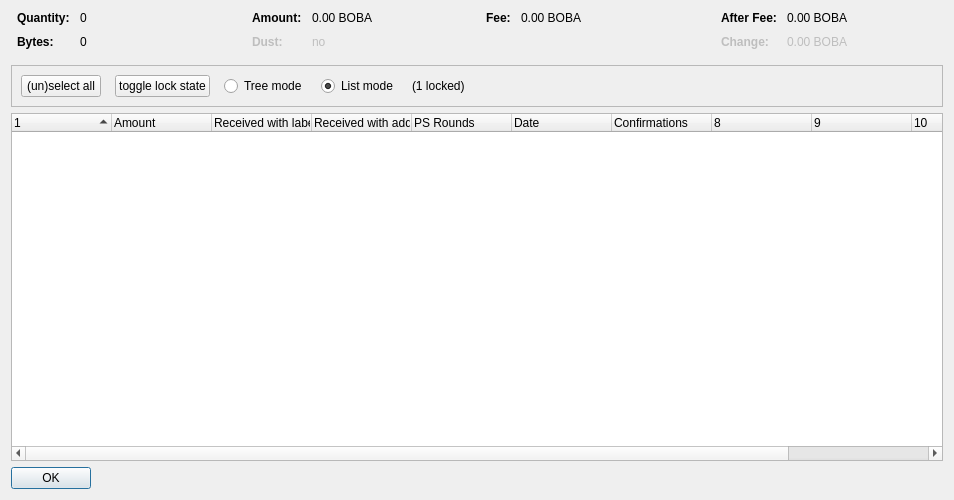
<?xml version="1.0" encoding="UTF-8"?>
<ui version="4.0">
 <class>CoinControlDialog</class>
 <widget class="QDialog" name="CoinControlDialog">
  <property name="geometry">
   <rect>
    <x>0</x>
    <y>0</y>
    <width>954</width>
    <height>500</height>
   </rect>
  </property>
  <property name="windowTitle">
   <string>Coin Selection</string>
  </property>
  <layout class="QVBoxLayout" name="verticalLayout">
   <item>
    <layout class="QHBoxLayout" name="horizontalLayoutTop" stretch="0,0,0,0">
     <property name="topMargin">
      <number>0</number>
     </property>
     <property name="bottomMargin">
      <number>10</number>
     </property>
     <item>
      <layout class="QFormLayout" name="formLayoutCoinControl1">
       <property name="horizontalSpacing">
        <number>10</number>
       </property>
       <property name="verticalSpacing">
        <number>10</number>
       </property>
       <property name="leftMargin">
        <number>6</number>
       </property>
       <property name="rightMargin">
        <number>6</number>
       </property>
       <item row="0" column="0">
        <widget class="QLabel" name="labelCoinControlQuantityText">
         <property name="font">
          <font>
           <weight>75</weight>
           <bold>true</bold>
          </font>
         </property>
         <property name="text">
          <string>Quantity:</string>
         </property>
        </widget>
       </item>
       <item row="0" column="1">
        <widget class="QLabel" name="labelCoinControlQuantity">
         <property name="cursor">
          <cursorShape>IBeamCursor</cursorShape>
         </property>
         <property name="contextMenuPolicy">
          <enum>Qt::ActionsContextMenu</enum>
         </property>
         <property name="text">
          <string notr="true">0</string>
         </property>
         <property name="textInteractionFlags">
          <set>Qt::LinksAccessibleByMouse|Qt::TextSelectableByKeyboard|Qt::TextSelectableByMouse</set>
         </property>
        </widget>
       </item>
       <item row="1" column="0">
        <widget class="QLabel" name="labelCoinControlBytesText">
         <property name="font">
          <font>
           <weight>75</weight>
           <bold>true</bold>
          </font>
         </property>
         <property name="text">
          <string>Bytes:</string>
         </property>
        </widget>
       </item>
       <item row="1" column="1">
        <widget class="QLabel" name="labelCoinControlBytes">
         <property name="cursor">
          <cursorShape>IBeamCursor</cursorShape>
         </property>
         <property name="contextMenuPolicy">
          <enum>Qt::ActionsContextMenu</enum>
         </property>
         <property name="text">
          <string notr="true">0</string>
         </property>
         <property name="textInteractionFlags">
          <set>Qt::LinksAccessibleByMouse|Qt::TextSelectableByKeyboard|Qt::TextSelectableByMouse</set>
         </property>
        </widget>
       </item>
      </layout>
     </item>
     <item>
      <layout class="QFormLayout" name="formLayoutCoinControl2">
       <property name="horizontalSpacing">
        <number>10</number>
       </property>
       <property name="verticalSpacing">
        <number>10</number>
       </property>
       <property name="leftMargin">
        <number>6</number>
       </property>
       <property name="rightMargin">
        <number>6</number>
       </property>
       <item row="0" column="0">
        <widget class="QLabel" name="labelCoinControlAmountText">
         <property name="font">
          <font>
           <weight>75</weight>
           <bold>true</bold>
          </font>
         </property>
         <property name="text">
          <string>Amount:</string>
         </property>
        </widget>
       </item>
       <item row="0" column="1">
        <widget class="QLabel" name="labelCoinControlAmount">
         <property name="cursor">
          <cursorShape>IBeamCursor</cursorShape>
         </property>
         <property name="contextMenuPolicy">
          <enum>Qt::ActionsContextMenu</enum>
         </property>
         <property name="text">
          <string notr="true">0.00 BOBA</string>
         </property>
         <property name="textInteractionFlags">
          <set>Qt::LinksAccessibleByMouse|Qt::TextSelectableByKeyboard|Qt::TextSelectableByMouse</set>
         </property>
        </widget>
       </item>
       <item row="1" column="0">
        <widget class="QLabel" name="labelCoinControlLowOutputText">
         <property name="enabled">
          <bool>false</bool>
         </property>
         <property name="font">
          <font>
           <weight>75</weight>
           <bold>true</bold>
          </font>
         </property>
         <property name="text">
          <string>Dust:</string>
         </property>
        </widget>
       </item>
       <item row="1" column="1">
        <widget class="QLabel" name="labelCoinControlLowOutput">
         <property name="enabled">
          <bool>false</bool>
         </property>
         <property name="cursor">
          <cursorShape>IBeamCursor</cursorShape>
         </property>
         <property name="contextMenuPolicy">
          <enum>Qt::ActionsContextMenu</enum>
         </property>
         <property name="text">
          <string notr="true">no</string>
         </property>
         <property name="textInteractionFlags">
          <set>Qt::LinksAccessibleByMouse|Qt::TextSelectableByKeyboard|Qt::TextSelectableByMouse</set>
         </property>
        </widget>
       </item>
      </layout>
     </item>
     <item>
      <layout class="QFormLayout" name="formLayoutCoinControl3">
       <property name="horizontalSpacing">
        <number>10</number>
       </property>
       <property name="verticalSpacing">
        <number>10</number>
       </property>
       <property name="leftMargin">
        <number>6</number>
       </property>
       <property name="rightMargin">
        <number>6</number>
       </property>
       <item row="0" column="0">
        <widget class="QLabel" name="labelCoinControlFeeText">
         <property name="font">
          <font>
           <weight>75</weight>
           <bold>true</bold>
          </font>
         </property>
         <property name="text">
          <string>Fee:</string>
         </property>
        </widget>
       </item>
       <item row="0" column="1">
        <widget class="QLabel" name="labelCoinControlFee">
         <property name="cursor">
          <cursorShape>IBeamCursor</cursorShape>
         </property>
         <property name="contextMenuPolicy">
          <enum>Qt::ActionsContextMenu</enum>
         </property>
         <property name="text">
          <string notr="true">0.00 BOBA</string>
         </property>
         <property name="textInteractionFlags">
          <set>Qt::LinksAccessibleByMouse|Qt::TextSelectableByKeyboard|Qt::TextSelectableByMouse</set>
         </property>
        </widget>
       </item>
      </layout>
     </item>
     <item>
      <layout class="QFormLayout" name="formLayoutCoinControl4">
       <property name="horizontalSpacing">
        <number>10</number>
       </property>
       <property name="verticalSpacing">
        <number>10</number>
       </property>
       <property name="leftMargin">
        <number>6</number>
       </property>
       <property name="rightMargin">
        <number>6</number>
       </property>
       <item row="0" column="0">
        <widget class="QLabel" name="labelCoinControlAfterFeeText">
         <property name="font">
          <font>
           <weight>75</weight>
           <bold>true</bold>
          </font>
         </property>
         <property name="text">
          <string>After Fee:</string>
         </property>
        </widget>
       </item>
       <item row="0" column="1">
        <widget class="QLabel" name="labelCoinControlAfterFee">
         <property name="cursor">
          <cursorShape>IBeamCursor</cursorShape>
         </property>
         <property name="contextMenuPolicy">
          <enum>Qt::ActionsContextMenu</enum>
         </property>
         <property name="text">
          <string notr="true">0.00 BOBA</string>
         </property>
         <property name="textInteractionFlags">
          <set>Qt::LinksAccessibleByMouse|Qt::TextSelectableByKeyboard|Qt::TextSelectableByMouse</set>
         </property>
        </widget>
       </item>
       <item row="1" column="0">
        <widget class="QLabel" name="labelCoinControlChangeText">
         <property name="enabled">
          <bool>false</bool>
         </property>
         <property name="font">
          <font>
           <weight>75</weight>
           <bold>true</bold>
          </font>
         </property>
         <property name="text">
          <string>Change:</string>
         </property>
        </widget>
       </item>
       <item row="1" column="1">
        <widget class="QLabel" name="labelCoinControlChange">
         <property name="enabled">
          <bool>false</bool>
         </property>
         <property name="cursor">
          <cursorShape>IBeamCursor</cursorShape>
         </property>
         <property name="contextMenuPolicy">
          <enum>Qt::ActionsContextMenu</enum>
         </property>
         <property name="text">
          <string notr="true">0.00 BOBA</string>
         </property>
         <property name="textInteractionFlags">
          <set>Qt::LinksAccessibleByMouse|Qt::TextSelectableByKeyboard|Qt::TextSelectableByMouse</set>
         </property>
        </widget>
       </item>
      </layout>
     </item>
    </layout>
   </item>
   <item>
    <widget class="QFrame" name="frame">
     <property name="minimumSize">
      <size>
       <width>0</width>
       <height>40</height>
      </size>
     </property>
     <property name="frameShape">
      <enum>QFrame::StyledPanel</enum>
     </property>
     <property name="frameShadow">
      <enum>QFrame::Sunken</enum>
     </property>
     <layout class="QHBoxLayout" name="horizontalLayout">
      <item>
       <layout class="QHBoxLayout" name="horizontalLayoutPanel" stretch="0,0,0,0,0,0">
        <property name="spacing">
         <number>14</number>
        </property>
        <item>
         <widget class="QPushButton" name="pushButtonSelectAll">
          <property name="sizePolicy">
           <sizepolicy hsizetype="Maximum" vsizetype="Fixed">
            <horstretch>0</horstretch>
            <verstretch>0</verstretch>
           </sizepolicy>
          </property>
          <property name="text">
           <string>(un)select all</string>
          </property>
          <property name="autoDefault">
           <bool>false</bool>
          </property>
         </widget>
        </item>
        <item>
         <widget class="QPushButton" name="pushButtonToggleLock">
          <property name="sizePolicy">
           <sizepolicy hsizetype="Maximum" vsizetype="Fixed">
            <horstretch>0</horstretch>
            <verstretch>0</verstretch>
           </sizepolicy>
          </property>
          <property name="text">
           <string>toggle lock state</string>
          </property>
          <property name="autoDefault">
           <bool>false</bool>
          </property>
         </widget>
        </item>
        <item>
         <widget class="QRadioButton" name="radioTreeMode">
          <property name="sizePolicy">
           <sizepolicy hsizetype="Maximum" vsizetype="Fixed">
            <horstretch>0</horstretch>
            <verstretch>0</verstretch>
           </sizepolicy>
          </property>
          <property name="text">
           <string>Tree mode</string>
          </property>
         </widget>
        </item>
        <item>
         <widget class="QRadioButton" name="radioListMode">
          <property name="sizePolicy">
           <sizepolicy hsizetype="Maximum" vsizetype="Fixed">
            <horstretch>0</horstretch>
            <verstretch>0</verstretch>
           </sizepolicy>
          </property>
          <property name="text">
           <string>List mode</string>
          </property>
          <property name="checked">
           <bool>true</bool>
          </property>
         </widget>
        </item>
        <item>
         <widget class="QLabel" name="labelLocked">
          <property name="text">
           <string>(1 locked)</string>
          </property>
         </widget>
        </item>
        <item>
         <spacer name="horizontalSpacer">
          <property name="orientation">
           <enum>Qt::Horizontal</enum>
          </property>
          <property name="sizeHint" stdset="0">
           <size>
            <width>40</width>
            <height>20</height>
           </size>
          </property>
         </spacer>
        </item>
       </layout>
      </item>
     </layout>
    </widget>
   </item>
   <item>
    <widget class="CoinControlTreeWidget" name="treeWidget">
     <property name="contextMenuPolicy">
      <enum>Qt::CustomContextMenu</enum>
     </property>
     <property name="sortingEnabled">
      <bool>false</bool>
     </property>
     <property name="columnCount">
      <number>11</number>
     </property>
     <attribute name="headerShowSortIndicator" stdset="0">
      <bool>true</bool>
     </attribute>
     <attribute name="headerStretchLastSection">
      <bool>false</bool>
     </attribute>
     <column>
      <property name="text">
       <string/>
      </property>
     </column>
     <column>
      <property name="text">
       <string>Amount</string>
      </property>
     </column>
     <column>
      <property name="text">
       <string>Received with label</string>
      </property>
     </column>
     <column>
      <property name="text">
       <string>Received with address</string>
      </property>
     </column>
     <column>
      <property name="text">
       <string>PS Rounds</string>
      </property>
     </column>
     <column>
      <property name="text">
       <string>Date</string>
      </property>
     </column>
     <column>
      <property name="text">
       <string>Confirmations</string>
      </property>
      <property name="toolTip">
       <string>Confirmed</string>
      </property>
     </column>
     <column>
      <property name="text">
       <string/>
      </property>
     </column>
     <column>
      <property name="text">
       <string/>
      </property>
     </column>
     <column>
      <property name="text">
       <string/>
      </property>
     </column>
     <column>
      <property name="text">
       <string/>
      </property>
     </column>
    </widget>
   </item>
   <item>
    <widget class="QDialogButtonBox" name="buttonBox">
     <property name="sizePolicy">
      <sizepolicy hsizetype="Maximum" vsizetype="Fixed">
       <horstretch>0</horstretch>
       <verstretch>0</verstretch>
      </sizepolicy>
     </property>
     <property name="orientation">
      <enum>Qt::Horizontal</enum>
     </property>
     <property name="standardButtons">
      <set>QDialogButtonBox::Ok</set>
     </property>
    </widget>
   </item>
  </layout>
 </widget>
 <customwidgets>
  <customwidget>
   <class>CoinControlTreeWidget</class>
   <extends>QTreeWidget</extends>
   <header>coincontroltreewidget.h</header>
  </customwidget>
 </customwidgets>
 <resources/>
 <connections/>
</ui>
